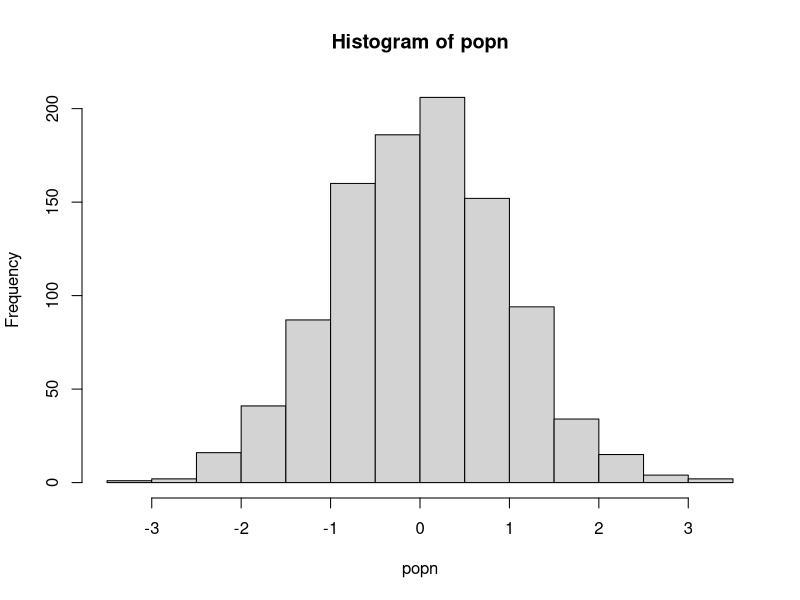

Source code (R):
#!/usr/bin/env R

# delete everything
rm(list=ls(all=TRUE))

######### Functions ##########

## A function to take a sample of size n from a population "popn" and return its mean
myexperiment <- function(popn, n) {
  pop_sample <- sample(popn, n, replace = FALSE)
  return(mean(pop_sample))
}

## Calculate means using a for loop without preallocation (calls myexperiment)
loopy_sample1 <- function(popn, n, num) {
  result1 <- vector() #Initilise empty vector of size 1
  for(i in 1:num) {
    result1 <- c(result1, myexperiment(popn, n))
  }
  return(result1)
}

## To run "num" iterations of the experiment using a for loop on a vector with preallocation
loopy_sample2 <- function(popn, n, num) {
  result2 <- vector(length=num) #Preallocate expected size
  for (i in 1:num) {
    result2[i] <- myexperiment(popn, n)
  }
  return(result2)
}

## To run "num" iterations of the experiment using a for loop on a list with preallocation
loopy_sample3 <- function(popn, n, num) {
  result3 <- vector("list", num) #Preallocate expected size
  for (i in 1:num) {
    result3[[i]] <- myexperiment(popn, n)
  }
  return(result3)
}

## To run "num" iterations of the experiment using vectorisation with lapply
lapply_sample <- function(popn, n, num) {
  result4 <- lapply(1:num, function(i) myexperiment(popn, n)) #defines function that takes in i and 
  return(result4)
}

## To run "num" iterations of the experiment using vectorisation with sapply
sapply_sample <- function(popn, n, num) {
  result5 <- sapply(1:num, function(i) myexperiment(popn, n))
  return(result5)
}

popn <- rnorm(1000) #Generate population
hist(popn)
n <- 20 #sample size for each experiment
num <- 1000 #number of times to rerun the experiment

print("The loopy, non-preallocation approach takes:" )
print(system.time(loopy_sample1(popn, n, num)))

print("The loopy, but with preallocation approach takes:" )
print(system.time(loopy_sample2(popn, n, num)))

print("The loopy, non-preallocation approach on a list takes:" )
print(system.time(loopy_sample3(popn, n, num)))

print("The vectorized sapply approach takes:" )
print(system.time(sapply_sample(popn, n, num)))

print("The vectorized lapply approach takes:" )
print(system.time(lapply_sample(popn, n, num)))
